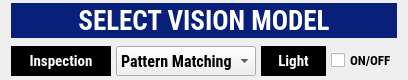
           <widget class="QGroupBox" name="groupBox_2">
            <property name="minimumSize">
             <size>
              <width>0</width>
              <height>80</height>
             </size>
            </property>
            <property name="maximumSize">
             <size>
              <width>16777215</width>
              <height>80</height>
             </size>
            </property>
            <property name="font">
             <font>
              <family>Roboto Condensed</family>
              <pointsize>1</pointsize>
              <weight>50</weight>
              <bold>false</bold>
             </font>
            </property>
            <property name="styleSheet">
             <string notr="true">QGroupBox{
border-style: outset;
}</string>
            </property>
            <property name="title">
             <string/>
            </property>
            <property name="alignment">
             <set>Qt::AlignCenter</set>
            </property>
            <property name="flat">
             <bool>true</bool>
            </property>
            <layout class="QVBoxLayout" name="verticalLayout_16">
             <property name="spacing">
              <number>5</number>
             </property>
             <property name="sizeConstraint">
              <enum>QLayout::SetMinimumSize</enum>
             </property>
             <property name="topMargin">
              <number>0</number>
             </property>
             <property name="bottomMargin">
              <number>0</number>
             </property>
             <item>
              <widget class="QLabel" name="label_58">
               <property name="minimumSize">
                <size>
                 <width>0</width>
                 <height>35</height>
                </size>
               </property>
               <property name="maximumSize">
                <size>
                 <width>16777215</width>
                 <height>35</height>
                </size>
               </property>
               <property name="font">
                <font>
                 <family>Roboto Condensed</family>
                 <pointsize>20</pointsize>
                 <weight>75</weight>
                 <bold>true</bold>
                </font>
               </property>
               <property name="styleSheet">
                <string notr="true">background-color: rgb(9, 32, 122);
color: rgb(255, 255, 255);</string>
               </property>
               <property name="text">
                <string>SELECT VISION MODEL</string>
               </property>
               <property name="alignment">
                <set>Qt::AlignCenter</set>
               </property>
              </widget>
             </item>
             <item>
              <layout class="QVBoxLayout" name="verticalLayout_15">
               <item>
                <layout class="QHBoxLayout" name="horizontalLayout_7">
                 <item>
                  <widget class="QLabel" name="label_2">
                   <property name="minimumSize">
                    <size>
                     <width>100</width>
                     <height>30</height>
                    </size>
                   </property>
                   <property name="maximumSize">
                    <size>
                     <width>100</width>
                     <height>30</height>
                    </size>
                   </property>
                   <property name="font">
                    <font>
                     <family>Roboto Condensed</family>
                     <pointsize>11</pointsize>
                     <weight>75</weight>
                     <bold>true</bold>
                    </font>
                   </property>
                   <property name="styleSheet">
                    <string notr="true">color: rgb(255, 255, 255);
background-color: rgb(0, 0, 0);</string>
                   </property>
                   <property name="text">
                    <string>Inspection</string>
                   </property>
                   <property name="alignment">
                    <set>Qt::AlignCenter</set>
                   </property>
                  </widget>
                 </item>
                 <item>
                  <widget class="QComboBox" name="inspAlgoCombo">
                   <property name="enabled">
                    <bool>true</bool>
                   </property>
                   <property name="sizePolicy">
                    <sizepolicy hsizetype="Fixed" vsizetype="Preferred">
                     <horstretch>0</horstretch>
                     <verstretch>0</verstretch>
                    </sizepolicy>
                   </property>
                   <property name="minimumSize">
                    <size>
                     <width>140</width>
                     <height>30</height>
                    </size>
                   </property>
                   <property name="maximumSize">
                    <size>
                     <width>140</width>
                     <height>30</height>
                    </size>
                   </property>
                   <property name="font">
                    <font>
                     <family>Roboto Condensed</family>
                     <pointsize>12</pointsize>
                     <weight>75</weight>
                     <bold>true</bold>
                    </font>
                   </property>
                   <property name="styleSheet">
                    <string notr="true">color: rgb(0, 0, 0);</string>
                   </property>
                   <property name="currentText">
                    <string notr="true">Pattern Matching</string>
                   </property>
                   <item>
                    <property name="text">
                     <string>Pattern Matching</string>
                    </property>
                   </item>
                   <item>
                    <property name="text">
                     <string>Circle</string>
                    </property>
                   </item>
                   <item>
                    <property name="text">
                     <string>Rect</string>
                    </property>
                   </item>
                  </widget>
                 </item>
                 <item>
                  <layout class="QHBoxLayout" name="horizontalLayout_28">
                   <item>
                    <widget class="QLabel" name="label_5">
                     <property name="minimumSize">
                      <size>
                       <width>65</width>
                       <height>30</height>
                      </size>
                     </property>
                     <property name="maximumSize">
                      <size>
                       <width>65</width>
                       <height>30</height>
                      </size>
                     </property>
                     <property name="font">
                      <font>
                       <family>Roboto Condensed</family>
                       <pointsize>11</pointsize>
                       <weight>75</weight>
                       <bold>true</bold>
                      </font>
                     </property>
                     <property name="styleSheet">
                      <string notr="true">color: rgb(255, 255, 255);
background-color: rgb(0, 0, 0);</string>
                     </property>
                     <property name="text">
                      <string> Light </string>
                     </property>
                     <property name="alignment">
                      <set>Qt::AlignCenter</set>
                     </property>
                    </widget>
                   </item>
                   <item>
                    <widget class="QCheckBox" name="lightOnCheckBox">
                     <property name="font">
                      <font>
                       <family>Roboto Condensed</family>
                       <pointsize>10</pointsize>
                       <weight>75</weight>
                       <bold>true</bold>
                       <kerning>false</kerning>
                      </font>
                     </property>
                     <property name="text">
                      <string>ON/OFF</string>
                     </property>
                    </widget>
                   </item>
                  </layout>
                 </item>
                </layout>
               </item>
              </layout>
             </item>
            </layout>
           </widget>
